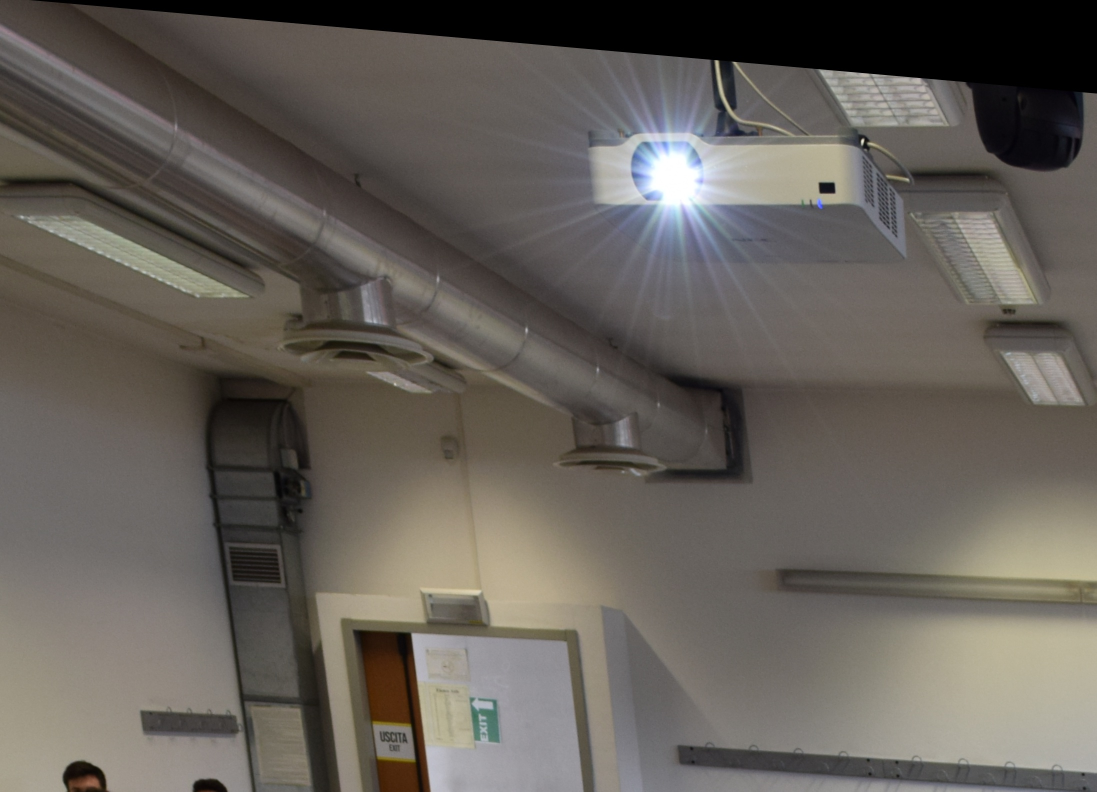
//> input picture mosaicing/lab/RT4/lab_patch01.jpg, 2193 x 1583 px, given in place of padova_patch01.jpg, which was not available (shown at 1/2 size)
$ ./main   (built with g++ and OpenCV 4)
//> lines starting //> are read from the running program, lines starting //| are printed output that depends on the picture; after the words box and inside, x2 and y2 are one past the last pixel; in counts of white or black regions, pixels touching at a corner belong together; pictures that were not available may be replaced by others from this repository, and a replacement may not be noted
### mosaicing/test/func.h
#ifndef FUNC_H
#define FUNC_H
#include <opencv2/features2d.hpp>
#include <opencv2/opencv.hpp>
#include "opencv2/highgui/highgui.hpp"
#include <iostream>
#include <vector>
#include <fstream>
#include <map>
#include <thread>
#include <chrono>

using namespace std;
using namespace cv;
using std::this_thread::sleep_for;

void sift_detector(const Mat, Mat, vector<KeyPoint>&, Mat& );
vector<vector<Mat>> load_images(string);


#endif

### mosaicing/test/main.cpp

#include <opencv2/opencv.hpp>
#include "opencv2/highgui/highgui.hpp"
#include "func.h"
#include <opencv2/features2d.hpp>
#include <iostream>
#include <vector>
#include <string>
#include <fstream>
#include <map>
#include <thread>
#include <chrono>

using namespace std;
using namespace cv;
using std::this_thread::sleep_for;

string WINDOW_RESULT = "Result";
string WINDOW_KP = "Keypoints";

int main(int argc, char** argv)
{
    // test string management
    string test = "lab_patch00.jpg";
    int index_point = test.find_last_of(".");
    cout << index_point << endl;
    cout << stoi(test.substr(index_point-2,index_point-1)) << endl;
    cout << stoi(test.substr(index_point-1,index_point)) << endl;

    cout << "OpenCV version : " << CV_VERSION << endl;

    Mat img1 = imread("padova_patch01.jpg");
//> img1 is the input picture: 1583 rows x 2193 cols, CV_8UC3; mean B, G, R 89.3, 95.7, 100.9
    Mat img2 = imread("padova_patch02.jpg");
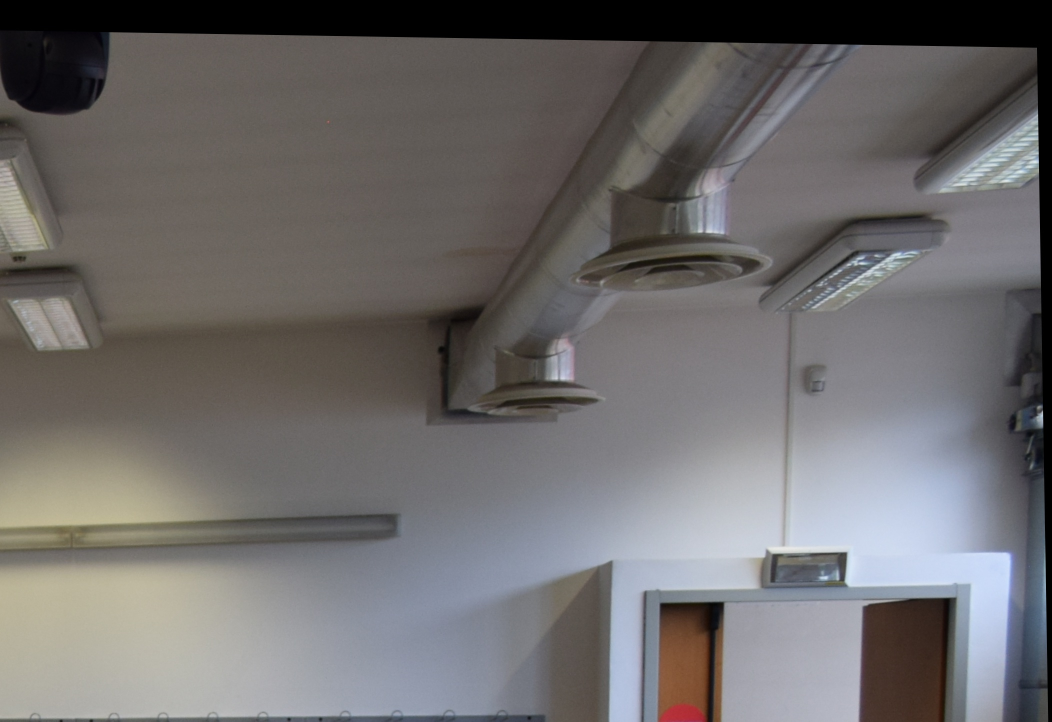
//> input picture mosaicing/lab/RT4/lab_patch02.jpg, 2103 x 1443 px, given in place of padova_patch02.jpg, which was not available (shown at 1/2 size)
//> img2 is the input picture: 1443 rows x 2103 cols, CV_8UC3; mean B, G, R 107.8, 107.9, 110.3

    // Detect the keypoints and extract descriptors
    vector<KeyPoint> keypoints1, keypoints2;
    Mat descriptors1, descriptors2;
    Ptr<ORB> detector = ORB::create();
    detector->detect(img1, keypoints1);
//> keypoints1 = 500 keypoints; strongest (x, y, size): (1725, 279, 44.6), (1725, 280, 53.6), (1726, 278, 37.2), (1433, 122, 64.3)
    detector->compute(img1, keypoints1, descriptors1);
    detector->detect(img2, keypoints2);
//> keypoints2 = 500 keypoints; strongest (x, y, size): (1688, 1107, 111.1), (1690, 1107, 77.1), (1690, 1105, 92.6), (1692, 1106, 53.6)
    detector->compute(img2, keypoints2, descriptors2);

    Mat img_keypoints1 = img1.clone();
    for (int k = 0; k < keypoints1.size(); k++){circle(img_keypoints1, keypoints1[k].pt, 5, Scalar(0,0,255), 2);}
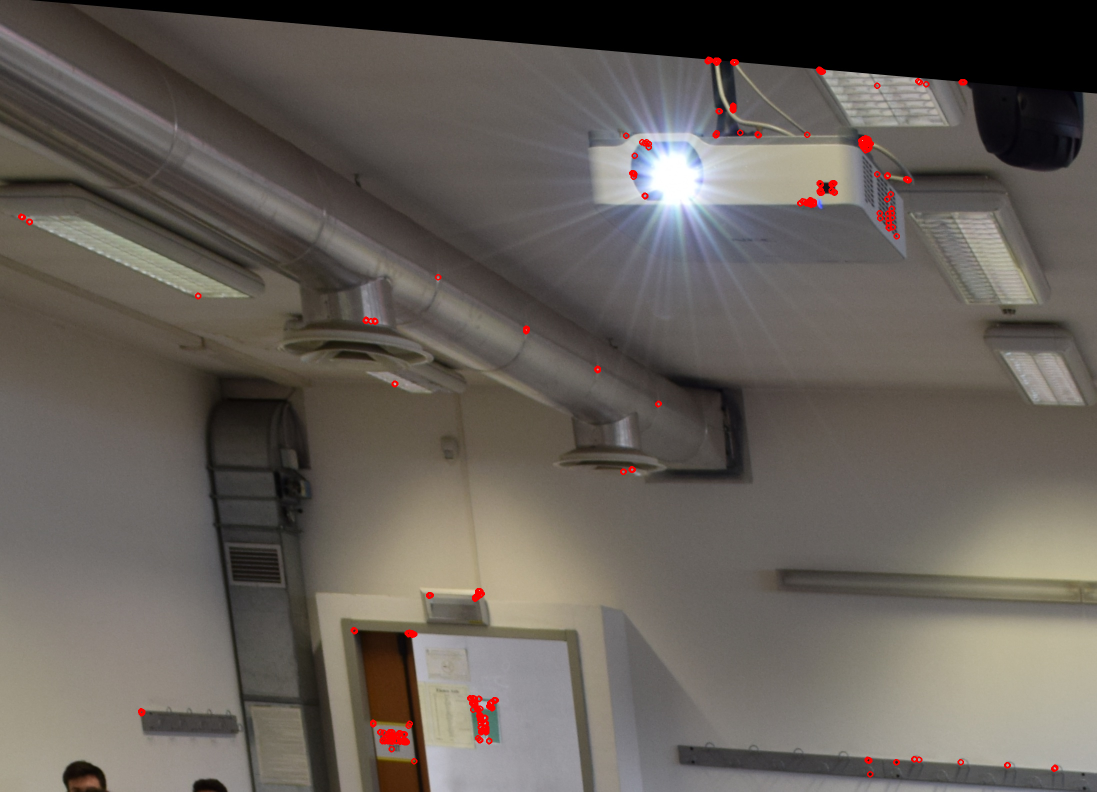
//> img_keypoints1: 1583 rows x 2193 cols, CV_8UC3 (shown at 1/2 size); 0.44% of pixels changed, all inside (x1, y1, x2, y2) = (36, 113, 2117, 1555)
    // imshow(WINDOW_KP+"1", img_keypoints1);

    Mat img_keypoints2 = img2.clone();
    for (int k = 0; k < keypoints2.size(); k++){circle(img_keypoints2, keypoints2[k].pt, 5, Scalar(0,0,255), 2);}
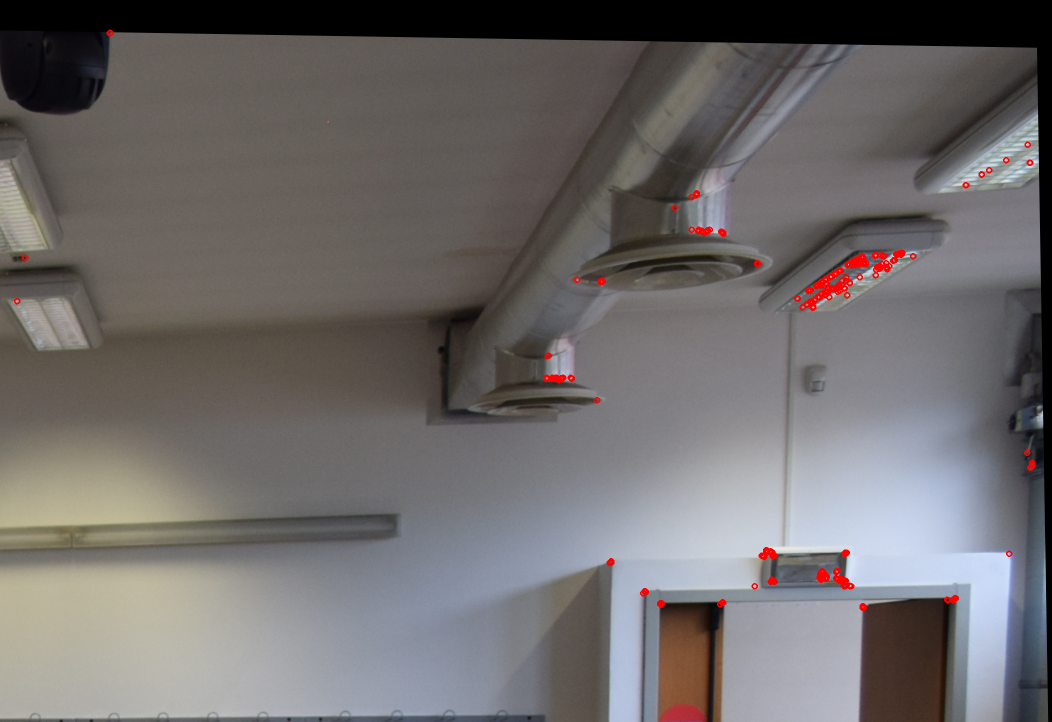
//> img_keypoints2: 1443 rows x 2103 cols, CV_8UC3 (shown at 1/2 size); 0.45% of pixels changed, all inside (x1, y1, x2, y2) = (28, 59, 2071, 1222)
    // [8 lines of commented-out code are left out]
    BFMatcher matcher(NORM_HAMMING);
    vector<DMatch> matches;
    matcher.match(descriptors1, descriptors2, matches);
//> matches = 500 matches

    cout << "Number of matches : " << matches.size() << endl;
//| Number of matches : 500
    vector <float>  distances;
    for (int i = 0; i < matches.size(); i++){
        distances.push_back(matches[i].distance);
    }
//> after the loop, distances = 500 values, max 93 at index 146, min 18 at index 2, mean 65.5
    // float min_dist = *min_element(distances.begin(), distances.end());
    float min_dist = matches[0].distance;
//> min_dist = 64
    for (int i = 0; i<matches.size(); i++){
        cout << "distances " << matches[i].distance << endl;
        if (min_dist > matches[i].distance && matches[i].distance > 0.0){
            min_dist = matches[i].distance;
        }
    }
//> this loop made 500 passes
//> min_dist on passes 2 to 3: 52, 18
//| distances 64
//| distances 52
//| distances 18
//| distances 69
//| distances 51
//| distances 74
//| distances 69
//| distances 77
//> (output is shown up to pass 8 of 500)
//> after the loop, min_dist = 18
    cout << "Minimum distance : " << min_dist << endl;
//| Minimum distance : 18
    vector<DMatch> good_matches;
    float threshold = 0.1;
    for (int i = 0; i<matches.size(); i++){
        if (matches[i].distance < min_dist*threshold){
            good_matches.push_back(matches[i]);
        }
    }
//> after the loop, good_matches = 0 matches
    cout << "Number of good matches : " << good_matches.size() << endl;
//| Number of good matches : 0

    Mat matchesOut;
    drawMatches	(img1, keypoints1, img2, keypoints2, good_matches, matchesOut, Scalar(0,0,255), Scalar(0,255,0));
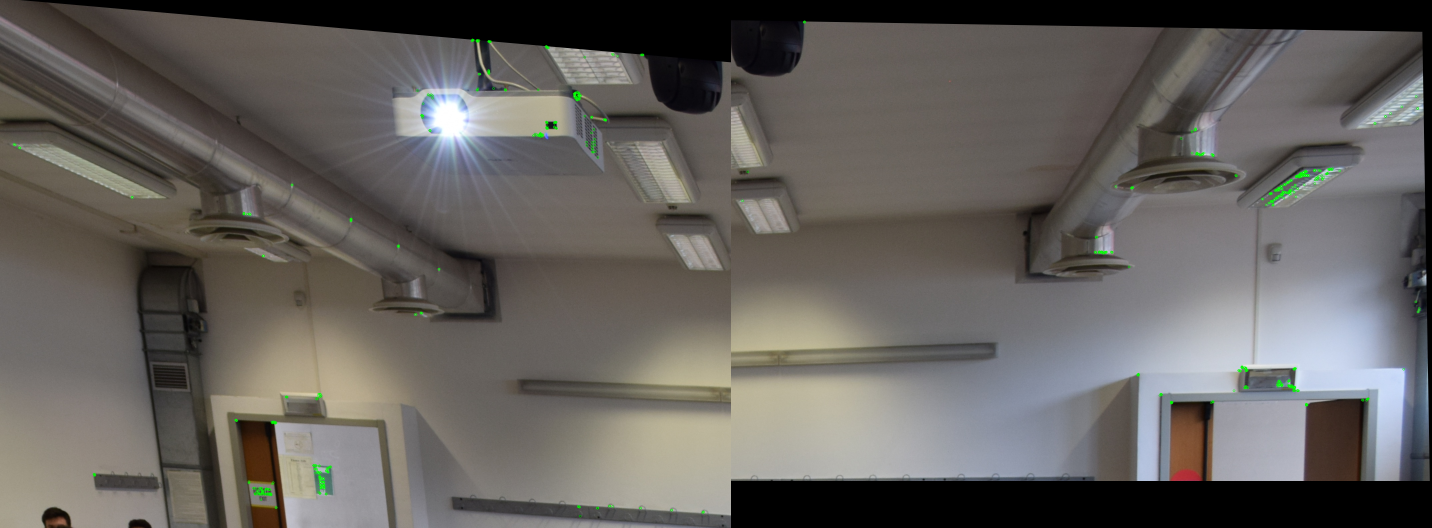
//> matchesOut: 1583 rows x 4296 cols, CV_8UC3 (shown at 1/3 size); mean B, G, R 93.5, 97.2, 100.5
    imwrite("matches.png", matchesOut);

    //aff


    return 0;
}
